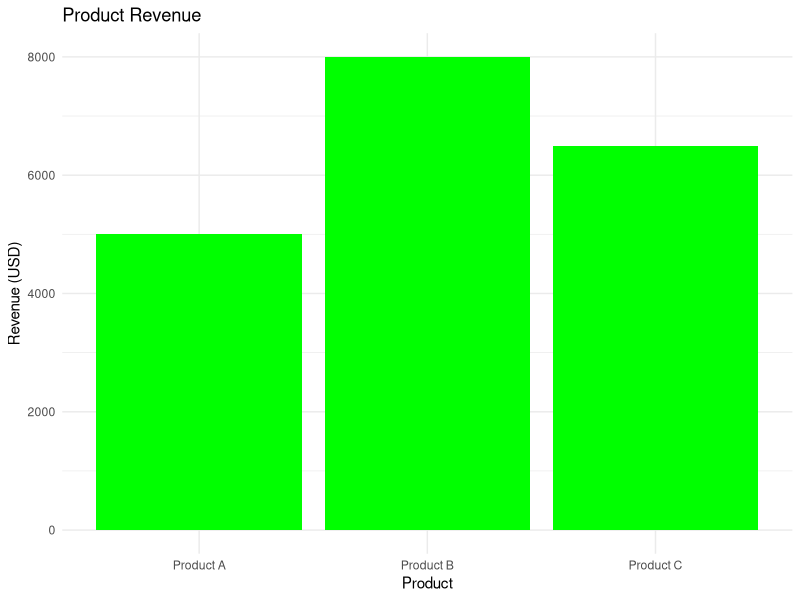
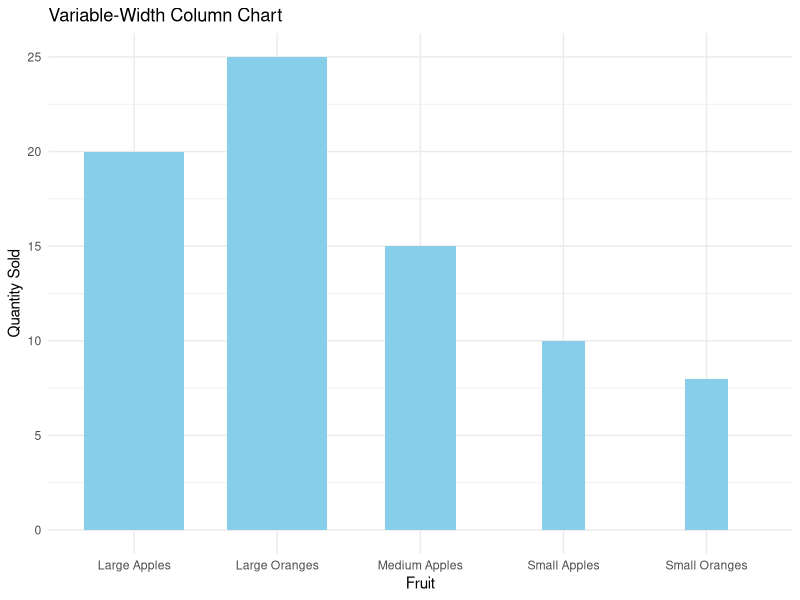
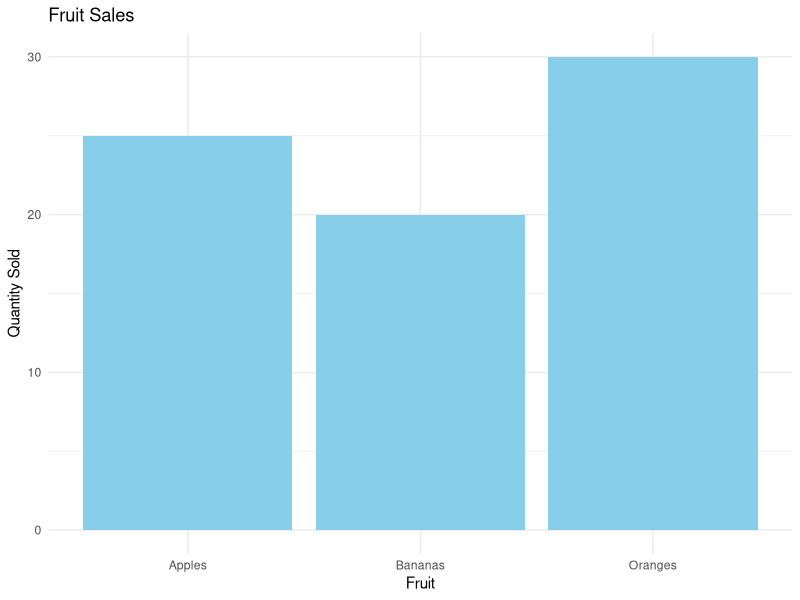
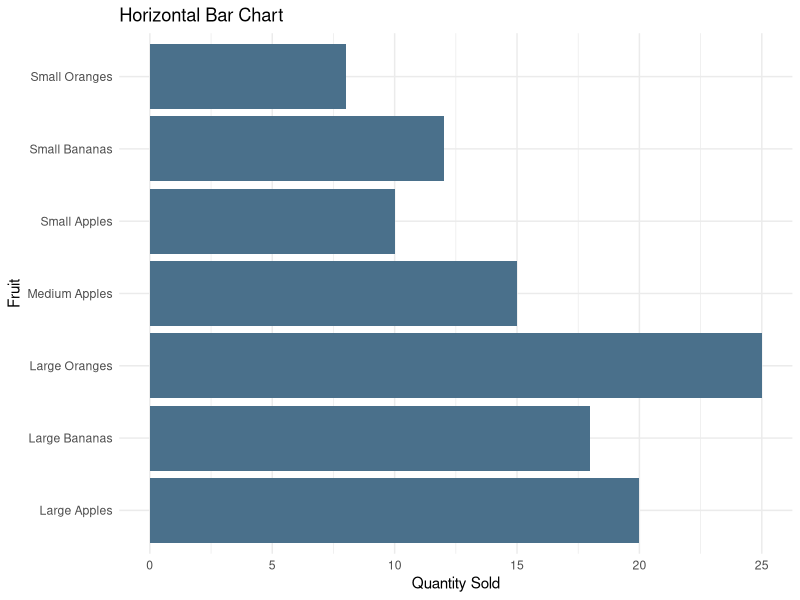

The R source for these figures, in order:
## ---- chunk 1
library(ggplot2)
products <- c("Product A", "Product B", "Product C")
revenue <- c(5000, 8000, 6500)
product_data <- data.frame(Product = products, Revenue = revenue)

# Create a column chart
ggplot(product_data, aes(x = Product, y = Revenue)) +
  geom_col(fill = "green") +
  labs(title = "Product Revenue", x = "Product", y = "Revenue (USD)") +
  theme_minimal()

## ---- chunk 2

sales_data <- data.frame(
  Fruit = c("Small Apples", "Medium Apples", "Large Apples", "Small Oranges", "Large Oranges"),
  Quantity = c(10, 15, 20, 8, 25),
  Width = c(0.3, 0.5, 0.7, 0.3, 0.7)  # Specify the widths for each bar
)

variable_width_chart <- ggplot(sales_data, aes(x = Fruit, y = Quantity, width = Width)) +
  geom_bar(stat = "identity", fill = "skyblue") +
  labs(
    title = "Variable-Width Column Chart",
    x = "Fruit",
    y = "Quantity Sold"
  ) +
  theme_minimal()  # Use a minimal theme for better visibility
  
print(variable_width_chart)
## ---- chunk 3
fruits <- c("Apples", "Oranges", "Bananas")
quantity <- c(25, 30, 20)
fruit_data <- data.frame(Fruit = fruits, Quantity = quantity)

# Create a bar chart
ggplot(fruit_data, aes(x = Fruit, y = Quantity)) +
  geom_bar(stat = "identity", fill = "skyblue") +
  labs(title = "Fruit Sales", x = "Fruit", y = "Quantity Sold") +
  theme_minimal()
## ---- chunk 4
library(ggplot2)

# Create a data frame with the sales data, including additional fruits
sales_data <- data.frame(
  Fruit = c("Small Apples", "Medium Apples", "Large Apples", "Small Oranges", "Large Oranges", "Small Bananas", "Large Bananas"),
  Quantity = c(10, 15, 20, 8, 25, 12, 18)
)

# Create a horizontal bar chart using ggplot2
horizontal_bar_chart <- ggplot(sales_data, aes(x = Quantity, y = Fruit)) +
  geom_bar(stat = "identity", fill = "skyblue4") +
  labs(
    title = "Horizontal Bar Chart",
    x = "Quantity Sold",
    y = "Fruit"
  ) +
  theme_minimal()

# Display the horizontal bar chart
print(horizontal_bar_chart)
